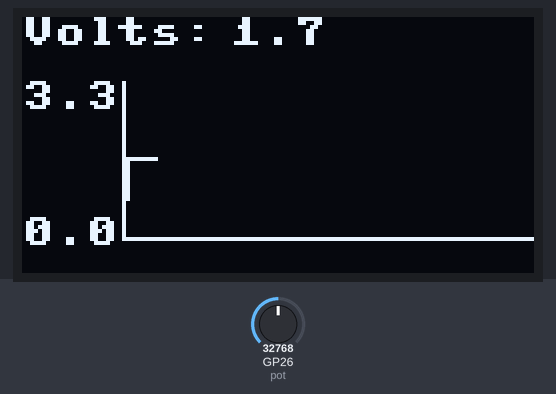
The program below on a simulated Raspberry Pi Pico running MicroPython. Shown: 128×64 one-colour display. Inputs (shaded band) come from the test bench; at power-on: GP26 (pot) = 32768 (analog values on the 0–65535 scale). What the program prints to the serial console is not drawn.

Above: at 4.2 s.
4.3 s: GP26 (pot) set to 0
At 5.6 s:
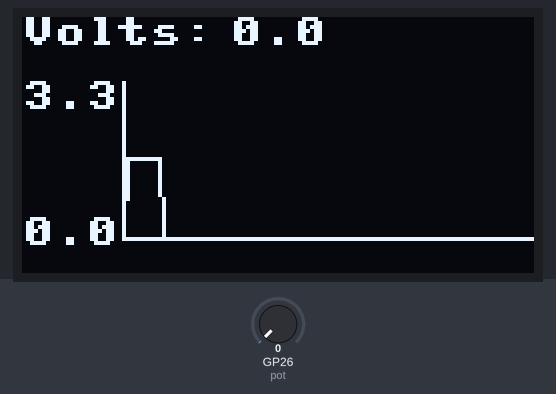
5.9 s: GP26 (pot) set to 7864
At 6.17 s:
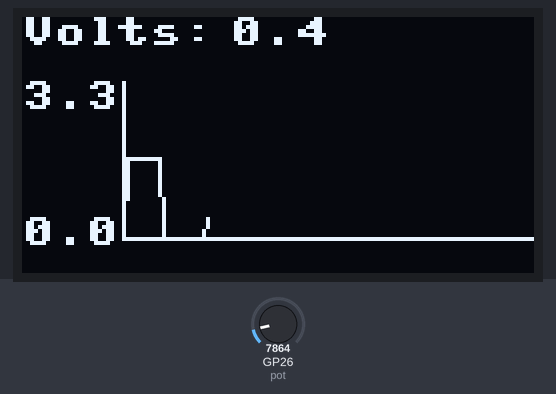
7.5 s: GP26 (pot) set to 19660
At 7.65 s:
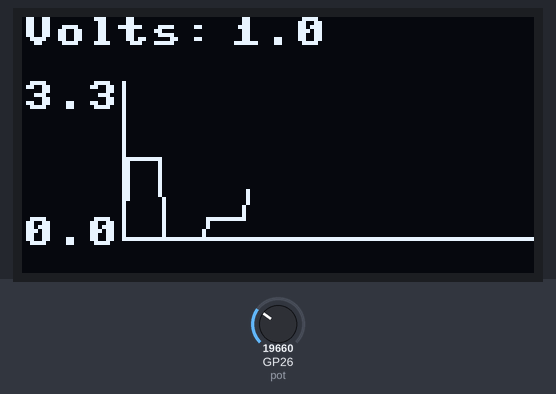
Timing chart, 0 to 10.5 s (numbered marks = the images above; inputs shaded):
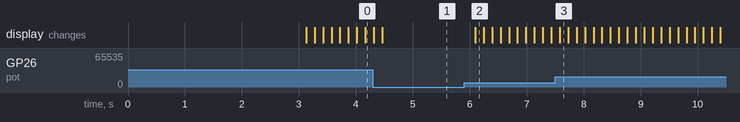

The program:

BMMR_ssd1306_graf_pot_malcode_3_0.py
```python
# Hardware platform: Pico W & Pico
# Author : JC Santamaria
# Date : 2023 - 4 - 21
# Goal : Graphic draw HW test Pico and display I2C oled ssd1306
# Learning Target :
# Ref: https://controlautomaticoeducacion.com/micropython/display-oled-raspberry-pi-pico-esp8266/
# 3_0 -> 3.1 comentarios

from machine import Pin, I2C, ADC
from ssd1306 import SSD1306_I2C
from utime import sleep_ms
import framebuf


# Informative block - start
p_ucontroler = "Pico W & Pico _"
p_keyOhw = "SSD1306 I2c1 SDA GPIO06, SCL GPIO07, VCC3.3volt + potenciopnmeter GPIO26 - ADC0"
p_project = "Draw a Volts- graphic Test ssd1306 Pico_&W i2c 1 - default pins"
p_version = "3.1"
print(f"Microcontroler: {p_ucontroler} - Key other HW : {p_keyOhw}")
print(f"Program: {p_project} - Version: {p_version}")
# Informative block - end

# ---------------- START FUNCTIONS -----------------
def plot_time(yp, t, x, y, var = [0.0,3.3], vpts=[25, 16, 40], hpts = [25, 55, 112]):
    """"
    Graph function of the Cartesian plane in relation to time:
    by: Sergio Andres Castaño Giraldo

    plot_time(yp, t, x, y, var = [0.0,3.3], vpts=[25, 16, 40], hpts = [25, 55, 112]):

    yp: dependent variable
    t: time (used while the Cartesian plane is not complete)
    x: List of two positions of variable x, x[0] is the position in past x and x[1] position of current x.
    y: List of two positions of the variable y, y[0] is the position in past and y[1] position of current x.
    var = [0.0,3.3]: Magnitude of the variable (default voltage)
    vpts = [25, 16, 40]: points on the vertical y axis.
    hpts = [25, 55, 112]: points on the vertical x axis.

    Example:
    #Global Variables
    t = 0
    y = [55, 55]
    x = [25, 25]
    #Function:
    volts = pot.read_u16 () * FACTOR
    t, x, y = plot_time (volts, t, x, y)
    sleep_ms (500)
    """
    #Axis
    oled.vline(vpts[0], vpts[1], vpts[2], 1) #x, y, h - dibuja eje vertical
    oled.hline(hpts[0], hpts[1], hpts[2], 1) #x, y, w - dibuja eje horizontal
    oled.text(str(round(var[0],1)), vpts[0]-25, hpts[1]-5)
    oled.text(str(round(var[1],1)), vpts[0]-25, vpts[1])
    #y - axis
    y[1] = int((yp-var[0])/(var[1]-var[0]) * (vpts[1]-hpts[1]) + hpts[1]) #Interpolation
    if t < hpts[2] - hpts[0]:
        x[1] = x[0]+1
        print(t, x[1])
    else:
        x[1] = hpts[2]
        # print(t, x[1])


    #Plot the line
    oled.line(x[0],y[0],x[1],y[1],1)
    oled.show()

    #Update past values
    y[0] = y[1]
    x[0] = x[1]

    #If you have already reached the end of the graph then ...
    if t > hpts[2] - hpts[0]:
        #Erases the first few pixels of the graph and the y-axis.
        oled.fill_rect(vpts[0],vpts[1],2,vpts[2],0)
        #Clears the entire y-axis scale
        oled.fill_rect(vpts[0]-25, vpts[1],vpts[0],vpts[2]+5,0)
        #shifts the graph one pixel to the left
        oled.scroll(-1,0)
        #Axis
        oled.vline(vpts[0], vpts[1], vpts[2], 1) #x, y, h
        oled.hline(hpts[0], hpts[1], hpts[2], 1) #x, y, w
        oled.text(str(round(var[0],1)), vpts[0]-25, hpts[1]-5)
        oled.text(str(round(var[1],1)), vpts[0]-25, vpts[1])
    else:
        t += 1

    return t,x,y
# ---------------- END FUNCTIONS -----------------
# 0- Constantes y variables globales
WIDTH =128 # anchura display
HEIGHT= 64 # altura display
FACTOR = 3.3 / (65535) # Factor conversion ADC -> voltios
#Global Variables
t = 0
y = [55, 55]
x = [25, 25]

# 1 - Creacion de objetos , i2c, oled y potenciometro sobre ADC
# Mejor usa las configuraciones por defecto
# i2c = I2C(0, scl=Pin(5), sda=Pin(4), freq=400_000)
# i2c = I2C(1, scl=Pin(7), sda=Pin(6), freq=400_000, timeout=50000)
i2c = I2C(1, scl=Pin(7), sda=Pin(6), freq=400_000)

print("I2C Address      : "+hex(i2c.scan()[0]).upper()) # Display 1st i2c device address
print("I2C Configuration: "+str(i2c))                   # Display I2C config

oled = SSD1306_I2C(WIDTH,HEIGHT,i2c) # constructor - I2C direccion 3C por defecto
pot = ADC(26) # constructor de potenciometro sobre ADC0

# 2- Limpia pantalla y escribe mensaje inicial
# oled.fill(0) # clear screen
# oled.show()
oled.fill(0)
oled.text("Test de ", 35, 0)
oled.text("Dibujar ", 20, 20)
oled.text("un grafico", 25, 40)
oled.show()

# espera 3 segundos y limpia oled
sleep_ms(3000)
oled.fill(0)
oled.show()

# 4 - Bucle de repticion
while True:
    # 4.1 Lee los voltios y los mustra en texto
    oled.fill_rect(0,0,120,15,0) # borra el area de texto superior 120 ancho y 15 alto, desde 0,0 arriba izq
    volts = pot.read_u16() * FACTOR
    oled.text("Volts: ", 0, 0)
    oled.text(str(round(volts,1)), 52, 0) # 1 decimal, en posicion x=52 y = 0

    # 4.2 Dibuja en un grafico los voltios leidos + hace scroll + salida nuevos valores de t,x,e y
    t,x,y = plot_time(volts,t,x,y)

    # 4.3 Muestra los dibujado en memoria a display
    oled.show()
    sleep_ms(100) # repeticion cada 0.1 segundos
```

Measured:
- after the input at 5.9 s, the display: changes after 0.20 s (image 2)
